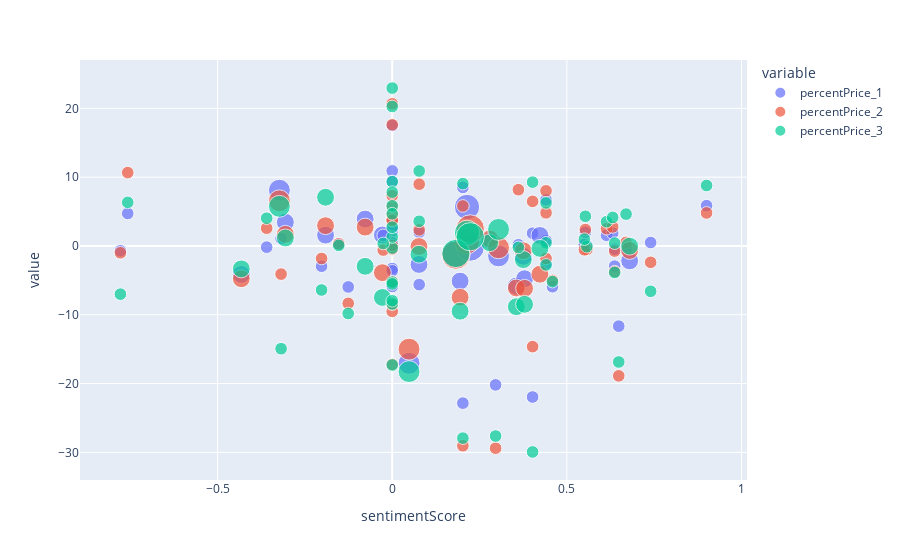

Write notebook code for a chart like this one.
### Markdown cell above
### Price Percentages vs Sentiment Score

### Code cell
fig = px.scatter(model_twitter_df_average, x=("sentimentScore"), y=["percentPrice_1","percentPrice_2","percentPrice_3"], size = 'tweetID')

fig.show()
